Frame 1 (no input): blank canvas, image omitted
Frame 60 (the mouse pressed at the canvas centre just before this capture): blank canvas, image omitted
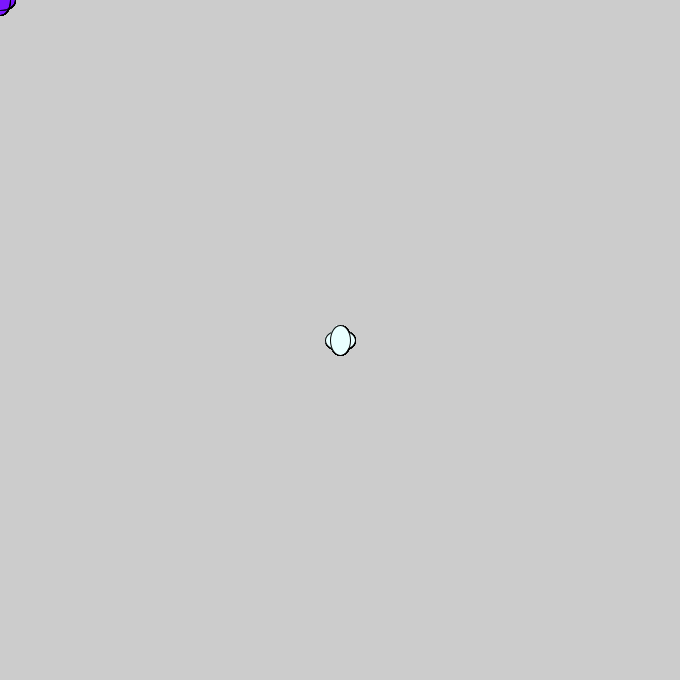
Frame 120 (the mouse held since frame 60 and released just before this capture)

The Processing sketch whose frames 1 and 60 were blank and that drew this single picture after the mouse press (run headless with seeded random() and noise(); from frame 60 on, the mouse is pressed at the canvas centre):

// Processing sketch: processing_178003
// ── processing_178003.pde

void setup() {
  size(680,680);
}

void draw() {
  if (mousePressed) {
    fill(234,456,678);
  } else {
    fill(random(255),20,255,50);
  }
  ellipse(mouseX, mouseY, -30, 20);
  ellipse(mouseY, mouseX, -20, 30);
}
